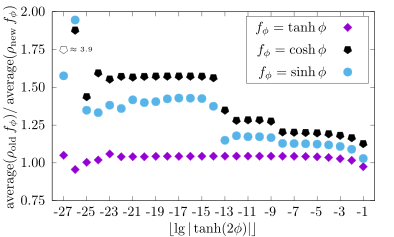

Reproduce this figure in gnuplot.
# max 140 (W) x 195 (H) mm
set term cairolatex pdf standalone header "\\usepackage{amsmath,amsfonts}" color font ", 10" size 10cm,6cm
set output "dth2a.tex"
set key top right vertical spacing 2 width 8 box

set xrange [-28:0]
set xtics ("-27" -27, "-25" -25, "-23" -23, "-21" -21, "-19" -19, "-17" -17, "-15" -15, "-13" -13, "-11" -11, "-9" -9, "-7" -7, "-5" -5, "-3" -3, "-1" -1)
set xlabel "$\\lfloor\\lg|\\tanh(2\\phi)|\\rfloor$"

set yrange[0.75:2.00] # 0.5:4.0
set ylabel "$\\mathop{\\mathrm{average}}(\\mathop{\\rho_{\\mathrm{old}}}f_{\\phi})/\\mathop{\\mathrm{average}}(\\mathop{\\rho_{\\mathrm{new}}}f_{\\phi})$"
set ytics ("0.75" 0.75, "1.00" 1.00, "1.25" 1.25, "1.50" 1.50, "1.75" 1.75, "2.00" 2.00)

set datafile columnheaders
set label " $\\text{\\tiny$\\approx 3.9$}$" at -27,1.75 point pointtype 14
plot "dth2t.out" using 1:($9/$3) with points title "$f_{\\phi}=\\tanh\\phi$" pointtype 13 linetype 1, \
     "dth2t.out" using 1:($11/$5) with points title "$f_{\\phi}=\\cosh\\phi$" pointtype 15 linetype -1, \
     "dth2t.out" using 1:($13/$7) with points title "$f_{\\phi}=\\sinh\\phi$" pointtype 7 linetype 3
